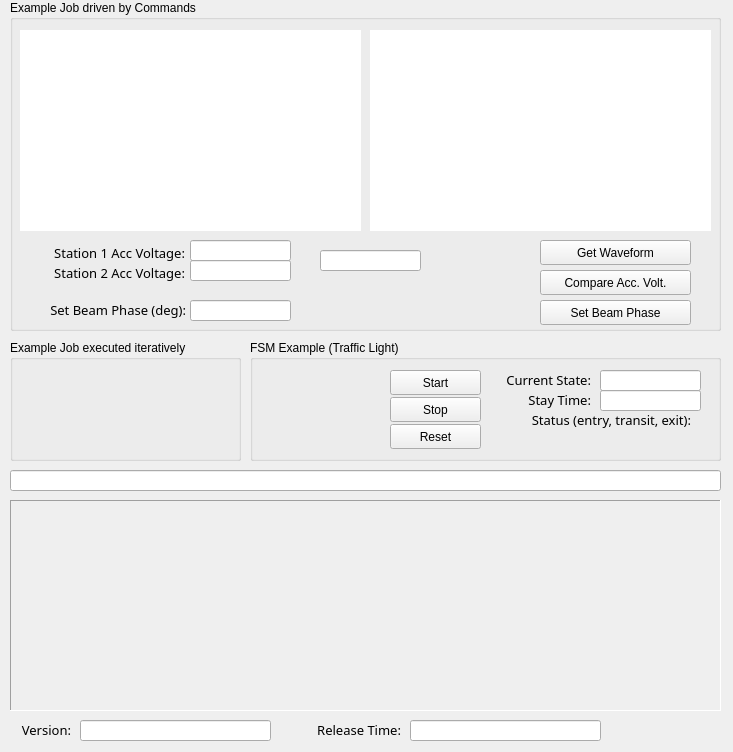
<?xml version="1.0" encoding="UTF-8"?>
<ui version="4.0">
 <class>Form</class>
 <widget class="QWidget" name="Form">
  <property name="geometry">
   <rect>
    <x>0</x>
    <y>0</y>
    <width>733</width>
    <height>752</height>
   </rect>
  </property>
  <property name="windowTitle">
   <string>RF System Simulator</string>
  </property>
  <widget class="PyDMLabel" name="PyDMLabel">
   <property name="geometry">
    <rect>
     <x>10</x>
     <y>500</y>
     <width>711</width>
     <height>211</height>
    </rect>
   </property>
   <property name="font">
    <font>
     <pointsize>8</pointsize>
    </font>
   </property>
   <property name="toolTip">
    <string/>
   </property>
   <property name="frameShape">
    <enum>QFrame::Panel</enum>
   </property>
   <property name="frameShadow">
    <enum>QFrame::Sunken</enum>
   </property>
   <property name="textFormat">
    <enum>Qt::RichText</enum>
   </property>
   <property name="scaledContents">
    <bool>true</bool>
   </property>
   <property name="alignment">
    <set>Qt::AlignBottom|Qt::AlignLeading|Qt::AlignLeft</set>
   </property>
   <property name="wordWrap">
    <bool>true</bool>
   </property>
   <property name="textInteractionFlags">
    <set>Qt::NoTextInteraction</set>
   </property>
   <property name="precisionFromPV" stdset="0">
    <bool>false</bool>
   </property>
   <property name="alarmSensitiveBorder" stdset="0">
    <bool>false</bool>
   </property>
   <property name="channel" stdset="0">
    <string>ca://${MODULE_NAME}-LOG:MON-MSG</string>
   </property>
   <property name="enableRichText" stdset="0">
    <bool>true</bool>
   </property>
   <property name="displayFormat" stdset="0">
    <enum>PyDMLabel::String</enum>
   </property>
  </widget>
  <widget class="QGroupBox" name="groupBox_39">
   <property name="geometry">
    <rect>
     <x>10</x>
     <y>0</y>
     <width>711</width>
     <height>331</height>
    </rect>
   </property>
   <property name="title">
    <string>Example Job driven by Commands</string>
   </property>
   <widget class="PyDMWaveformPlot" name="PyDMWaveformPlot">
    <property name="geometry">
     <rect>
      <x>10</x>
      <y>30</y>
      <width>341</width>
      <height>201</height>
     </rect>
    </property>
    <property name="font">
     <font>
      <pointsize>8</pointsize>
     </font>
    </property>
    <property name="toolTip">
     <string/>
    </property>
    <property name="frameShape">
     <enum>QFrame::NoFrame</enum>
    </property>
    <property name="lineWidth">
     <number>1</number>
    </property>
    <property name="showXGrid">
     <bool>true</bool>
    </property>
    <property name="showYGrid">
     <bool>true</bool>
    </property>
    <property name="backgroundColor">
     <color>
      <red>255</red>
      <green>255</green>
      <blue>255</blue>
     </color>
    </property>
    <property name="yAxes">
     <stringlist>
      <string>{&quot;name&quot;: &quot;Axis 1&quot;, &quot;orientation&quot;: &quot;left&quot;, &quot;label&quot;: null, &quot;minRange&quot;: -1.0, &quot;maxRange&quot;: 1.0, &quot;autoRange&quot;: true, &quot;logMode&quot;: false}</string>
     </stringlist>
    </property>
    <property name="title" stdset="0">
     <string>Waveform 1</string>
    </property>
    <property name="curves">
     <stringlist>
      <string>{&quot;y_channel&quot;: &quot;ca://${MODULE_NAME}-JOBCMDD:MON-WF1&quot;, &quot;x_channel&quot;: &quot;ca://${MODULE_NAME}-JOBCMDD:MON-TIME-X&quot;, &quot;plot_style&quot;: null, &quot;name&quot;: &quot;&quot;, &quot;color&quot;: &quot;dodgerblue&quot;, &quot;lineStyle&quot;: 1, &quot;lineWidth&quot;: 2, &quot;symbol&quot;: null, &quot;symbolSize&quot;: 10, &quot;yAxisName&quot;: &quot;Axis 1&quot;, &quot;barWidth&quot;: null, &quot;upperThreshold&quot;: null, &quot;lowerThreshold&quot;: null, &quot;thresholdColor&quot;: &quot;white&quot;, &quot;redraw_mode&quot;: 2}</string>
     </stringlist>
    </property>
   </widget>
   <widget class="PyDMWaveformPlot" name="PyDMWaveformPlot_2">
    <property name="geometry">
     <rect>
      <x>360</x>
      <y>30</y>
      <width>341</width>
      <height>201</height>
     </rect>
    </property>
    <property name="font">
     <font>
      <pointsize>8</pointsize>
     </font>
    </property>
    <property name="toolTip">
     <string/>
    </property>
    <property name="frameShape">
     <enum>QFrame::NoFrame</enum>
    </property>
    <property name="lineWidth">
     <number>1</number>
    </property>
    <property name="showXGrid">
     <bool>true</bool>
    </property>
    <property name="showYGrid">
     <bool>true</bool>
    </property>
    <property name="backgroundColor">
     <color>
      <red>255</red>
      <green>255</green>
      <blue>255</blue>
     </color>
    </property>
    <property name="yAxes">
     <stringlist>
      <string>{&quot;name&quot;: &quot;Axis 1&quot;, &quot;orientation&quot;: &quot;left&quot;, &quot;label&quot;: null, &quot;minRange&quot;: -1.0, &quot;maxRange&quot;: 1.0, &quot;autoRange&quot;: true, &quot;logMode&quot;: false}</string>
     </stringlist>
    </property>
    <property name="title" stdset="0">
     <string>Waveform 2</string>
    </property>
    <property name="curves">
     <stringlist>
      <string>{&quot;y_channel&quot;: &quot;ca://${MODULE_NAME}-JOBCMDD:MON-WF2&quot;, &quot;x_channel&quot;: &quot;ca://${MODULE_NAME}-JOBCMDD:MON-TIME-X&quot;, &quot;plot_style&quot;: null, &quot;name&quot;: &quot;&quot;, &quot;color&quot;: &quot;dodgerblue&quot;, &quot;lineStyle&quot;: 1, &quot;lineWidth&quot;: 2, &quot;symbol&quot;: null, &quot;symbolSize&quot;: 10, &quot;yAxisName&quot;: &quot;Axis 1&quot;, &quot;barWidth&quot;: null, &quot;upperThreshold&quot;: null, &quot;lowerThreshold&quot;: null, &quot;thresholdColor&quot;: &quot;white&quot;, &quot;redraw_mode&quot;: 2}</string>
     </stringlist>
    </property>
   </widget>
   <widget class="PyDMPushButton" name="PyDMPushButton_2">
    <property name="geometry">
     <rect>
      <x>530</x>
      <y>240</y>
      <width>151</width>
      <height>25</height>
     </rect>
    </property>
    <property name="toolTip">
     <string/>
    </property>
    <property name="text">
     <string>Get Waveform</string>
    </property>
    <property name="autoDefault">
     <bool>false</bool>
    </property>
    <property name="channel" stdset="0">
     <string>ca://${MODULE_NAME}-JOBCMDD:CMD-GET-WAVEFORM</string>
    </property>
    <property name="pressValue" stdset="0">
     <string>0</string>
    </property>
    <property name="releaseValue" stdset="0">
     <string>1</string>
    </property>
    <property name="writeWhenRelease" stdset="0">
     <bool>true</bool>
    </property>
   </widget>
   <widget class="QLabel" name="label_230">
    <property name="geometry">
     <rect>
      <x>30</x>
      <y>240</y>
      <width>145</width>
      <height>25</height>
     </rect>
    </property>
    <property name="font">
     <font>
      <family>Sans Serif</family>
      <pointsize>10</pointsize>
     </font>
    </property>
    <property name="text">
     <string>Station 1 Acc Voltage:</string>
    </property>
    <property name="alignment">
     <set>Qt::AlignRight|Qt::AlignTrailing|Qt::AlignVCenter</set>
    </property>
   </widget>
   <widget class="QLabel" name="label_231">
    <property name="geometry">
     <rect>
      <x>30</x>
      <y>260</y>
      <width>145</width>
      <height>25</height>
     </rect>
    </property>
    <property name="font">
     <font>
      <family>Sans Serif</family>
      <pointsize>10</pointsize>
     </font>
    </property>
    <property name="text">
     <string>Station 2 Acc Voltage:</string>
    </property>
    <property name="alignment">
     <set>Qt::AlignRight|Qt::AlignTrailing|Qt::AlignVCenter</set>
    </property>
   </widget>
   <widget class="QLabel" name="label_233">
    <property name="geometry">
     <rect>
      <x>25</x>
      <y>300</y>
      <width>151</width>
      <height>20</height>
     </rect>
    </property>
    <property name="font">
     <font>
      <family>Sans Serif</family>
      <pointsize>10</pointsize>
     </font>
    </property>
    <property name="text">
     <string>Set Beam Phase (deg):</string>
    </property>
    <property name="alignment">
     <set>Qt::AlignRight|Qt::AlignTrailing|Qt::AlignVCenter</set>
    </property>
   </widget>
   <widget class="PyDMLineEdit" name="PyDMLineEdit_179">
    <property name="geometry">
     <rect>
      <x>180</x>
      <y>240</y>
      <width>101</width>
      <height>21</height>
     </rect>
    </property>
    <property name="font">
     <font>
      <pointsize>8</pointsize>
     </font>
    </property>
    <property name="toolTip">
     <string/>
    </property>
    <property name="precision" stdset="0">
     <number>3</number>
    </property>
    <property name="showUnits" stdset="0">
     <bool>false</bool>
    </property>
    <property name="precisionFromPV" stdset="0">
     <bool>false</bool>
    </property>
    <property name="alarmSensitiveBorder" stdset="0">
     <bool>false</bool>
    </property>
    <property name="channel" stdset="0">
     <string>ca://${MODULE_NAME}-JOBCMDD:MON-ACC-VOLT1</string>
    </property>
   </widget>
   <widget class="PyDMLineEdit" name="PyDMLineEdit_180">
    <property name="geometry">
     <rect>
      <x>180</x>
      <y>260</y>
      <width>101</width>
      <height>21</height>
     </rect>
    </property>
    <property name="font">
     <font>
      <pointsize>8</pointsize>
     </font>
    </property>
    <property name="toolTip">
     <string/>
    </property>
    <property name="precision" stdset="0">
     <number>0</number>
    </property>
    <property name="showUnits" stdset="0">
     <bool>false</bool>
    </property>
    <property name="precisionFromPV" stdset="0">
     <bool>true</bool>
    </property>
    <property name="alarmSensitiveBorder" stdset="0">
     <bool>false</bool>
    </property>
    <property name="channel" stdset="0">
     <string>ca://${MODULE_NAME}-JOBCMDD:MON-ACC-VOLT2</string>
    </property>
   </widget>
   <widget class="PyDMLineEdit" name="PyDMLineEdit_181">
    <property name="geometry">
     <rect>
      <x>310</x>
      <y>250</y>
      <width>101</width>
      <height>21</height>
     </rect>
    </property>
    <property name="font">
     <font>
      <pointsize>8</pointsize>
     </font>
    </property>
    <property name="toolTip">
     <string/>
    </property>
    <property name="precision" stdset="0">
     <number>0</number>
    </property>
    <property name="showUnits" stdset="0">
     <bool>false</bool>
    </property>
    <property name="precisionFromPV" stdset="0">
     <bool>true</bool>
    </property>
    <property name="alarmSensitiveBorder" stdset="0">
     <bool>false</bool>
    </property>
    <property name="channel" stdset="0">
     <string>ca://${MODULE_NAME}-JOBCMDD:MON-LARGER</string>
    </property>
   </widget>
   <widget class="PyDMLineEdit" name="PyDMLineEdit_182">
    <property name="geometry">
     <rect>
      <x>180</x>
      <y>300</y>
      <width>101</width>
      <height>21</height>
     </rect>
    </property>
    <property name="font">
     <font>
      <pointsize>8</pointsize>
     </font>
    </property>
    <property name="toolTip">
     <string/>
    </property>
    <property name="precision" stdset="0">
     <number>0</number>
    </property>
    <property name="showUnits" stdset="0">
     <bool>false</bool>
    </property>
    <property name="precisionFromPV" stdset="0">
     <bool>true</bool>
    </property>
    <property name="alarmSensitiveBorder" stdset="0">
     <bool>false</bool>
    </property>
    <property name="channel" stdset="0">
     <string>ca://${MODULE_NAME}-JOBCMDD:SET-PHASE-ALL</string>
    </property>
    <property name="displayFormat" stdset="0">
     <enum>PyDMLineEdit::Decimal</enum>
    </property>
   </widget>
   <widget class="PyDMPushButton" name="PyDMPushButton_3">
    <property name="geometry">
     <rect>
      <x>530</x>
      <y>270</y>
      <width>151</width>
      <height>25</height>
     </rect>
    </property>
    <property name="toolTip">
     <string/>
    </property>
    <property name="text">
     <string>Compare Acc. Volt.</string>
    </property>
    <property name="autoDefault">
     <bool>false</bool>
    </property>
    <property name="channel" stdset="0">
     <string>ca://${MODULE_NAME}-JOBCMDD:CMD-COMPARE-ACC-VOLT</string>
    </property>
    <property name="pressValue" stdset="0">
     <string>0</string>
    </property>
    <property name="releaseValue" stdset="0">
     <string>1</string>
    </property>
    <property name="writeWhenRelease" stdset="0">
     <bool>true</bool>
    </property>
   </widget>
   <widget class="PyDMPushButton" name="PyDMPushButton_4">
    <property name="geometry">
     <rect>
      <x>530</x>
      <y>300</y>
      <width>151</width>
      <height>25</height>
     </rect>
    </property>
    <property name="toolTip">
     <string/>
    </property>
    <property name="text">
     <string>Set Beam Phase</string>
    </property>
    <property name="autoDefault">
     <bool>false</bool>
    </property>
    <property name="channel" stdset="0">
     <string>ca://${MODULE_NAME}-JOBCMDD:CMD-SET-PHASE-SP</string>
    </property>
    <property name="pressValue" stdset="0">
     <string>0</string>
    </property>
    <property name="releaseValue" stdset="0">
     <string>1</string>
    </property>
    <property name="writeWhenRelease" stdset="0">
     <bool>true</bool>
    </property>
   </widget>
  </widget>
  <widget class="QGroupBox" name="groupBox">
   <property name="geometry">
    <rect>
     <x>10</x>
     <y>340</y>
     <width>231</width>
     <height>121</height>
    </rect>
   </property>
   <property name="title">
    <string>Example Job executed iteratively</string>
   </property>
   <widget class="PyDMByteIndicator" name="PyDMByteIndicator">
    <property name="geometry">
     <rect>
      <x>40</x>
      <y>60</y>
      <width>131</width>
      <height>17</height>
     </rect>
    </property>
    <property name="toolTip">
     <string/>
    </property>
    <property name="alarmSensitiveContent" stdset="0">
     <bool>false</bool>
    </property>
    <property name="alarmSensitiveBorder" stdset="0">
     <bool>false</bool>
    </property>
    <property name="PyDMToolTip" stdset="0">
     <string/>
    </property>
    <property name="channel" stdset="0">
     <string>ca://${MODULE_NAME}-JOBITER:MON-HEART-BEAT</string>
    </property>
    <property name="showLabels" stdset="0">
     <bool>true</bool>
    </property>
    <property name="bigEndian" stdset="0">
     <bool>false</bool>
    </property>
    <property name="circles" stdset="0">
     <bool>false</bool>
    </property>
    <property name="numBits" stdset="0">
     <number>1</number>
    </property>
    <property name="shift" stdset="0">
     <number>0</number>
    </property>
    <property name="labels" stdset="0">
     <stringlist>
      <string>Heart Beat</string>
     </stringlist>
    </property>
   </widget>
  </widget>
  <widget class="QGroupBox" name="groupBox_2">
   <property name="geometry">
    <rect>
     <x>250</x>
     <y>340</y>
     <width>471</width>
     <height>121</height>
    </rect>
   </property>
   <property name="title">
    <string>FSM Example (Traffic Light)</string>
   </property>
   <widget class="PyDMPushButton" name="PyDMPushButton_7">
    <property name="geometry">
     <rect>
      <x>140</x>
      <y>84</y>
      <width>91</width>
      <height>25</height>
     </rect>
    </property>
    <property name="toolTip">
     <string/>
    </property>
    <property name="text">
     <string>Reset</string>
    </property>
    <property name="autoDefault">
     <bool>false</bool>
    </property>
    <property name="channel" stdset="0">
     <string>ca://${MODULE_NAME}-FSMTLGT:RESET</string>
    </property>
    <property name="pressValue" stdset="0">
     <string>0</string>
    </property>
    <property name="releaseValue" stdset="0">
     <string>1</string>
    </property>
    <property name="writeWhenRelease" stdset="0">
     <bool>true</bool>
    </property>
   </widget>
   <widget class="PyDMPushButton" name="PyDMPushButton_6">
    <property name="geometry">
     <rect>
      <x>140</x>
      <y>57</y>
      <width>91</width>
      <height>25</height>
     </rect>
    </property>
    <property name="toolTip">
     <string/>
    </property>
    <property name="text">
     <string>Stop</string>
    </property>
    <property name="autoDefault">
     <bool>false</bool>
    </property>
    <property name="channel" stdset="0">
     <string>ca://${MODULE_NAME}-FSMTLGT:STOP</string>
    </property>
    <property name="pressValue" stdset="0">
     <string>0</string>
    </property>
    <property name="releaseValue" stdset="0">
     <string>1</string>
    </property>
    <property name="writeWhenRelease" stdset="0">
     <bool>true</bool>
    </property>
   </widget>
   <widget class="QLabel" name="label_234">
    <property name="geometry">
     <rect>
      <x>240</x>
      <y>30</y>
      <width>101</width>
      <height>20</height>
     </rect>
    </property>
    <property name="font">
     <font>
      <family>Sans Serif</family>
      <pointsize>10</pointsize>
     </font>
    </property>
    <property name="text">
     <string>Current State:</string>
    </property>
    <property name="alignment">
     <set>Qt::AlignRight|Qt::AlignTrailing|Qt::AlignVCenter</set>
    </property>
   </widget>
   <widget class="QLabel" name="label_235">
    <property name="geometry">
     <rect>
      <x>240</x>
      <y>50</y>
      <width>101</width>
      <height>20</height>
     </rect>
    </property>
    <property name="font">
     <font>
      <family>Sans Serif</family>
      <pointsize>10</pointsize>
     </font>
    </property>
    <property name="text">
     <string>Stay Time:</string>
    </property>
    <property name="alignment">
     <set>Qt::AlignRight|Qt::AlignTrailing|Qt::AlignVCenter</set>
    </property>
   </widget>
   <widget class="QLabel" name="label_236">
    <property name="geometry">
     <rect>
      <x>260</x>
      <y>70</y>
      <width>181</width>
      <height>20</height>
     </rect>
    </property>
    <property name="font">
     <font>
      <family>Sans Serif</family>
      <pointsize>10</pointsize>
     </font>
    </property>
    <property name="text">
     <string>Status (entry, transit, exit):</string>
    </property>
    <property name="alignment">
     <set>Qt::AlignRight|Qt::AlignTrailing|Qt::AlignVCenter</set>
    </property>
   </widget>
   <widget class="PyDMLineEdit" name="PyDMLineEdit_183">
    <property name="geometry">
     <rect>
      <x>350</x>
      <y>30</y>
      <width>101</width>
      <height>21</height>
     </rect>
    </property>
    <property name="font">
     <font>
      <pointsize>8</pointsize>
     </font>
    </property>
    <property name="toolTip">
     <string/>
    </property>
    <property name="precision" stdset="0">
     <number>3</number>
    </property>
    <property name="showUnits" stdset="0">
     <bool>false</bool>
    </property>
    <property name="precisionFromPV" stdset="0">
     <bool>false</bool>
    </property>
    <property name="alarmSensitiveBorder" stdset="0">
     <bool>false</bool>
    </property>
    <property name="channel" stdset="0">
     <string>ca://${MODULE_NAME}-FSMTLGT:CUR-STATE</string>
    </property>
    <property name="displayFormat" stdset="0">
     <enum>PyDMLineEdit::String</enum>
    </property>
   </widget>
   <widget class="PyDMLineEdit" name="PyDMLineEdit_184">
    <property name="geometry">
     <rect>
      <x>350</x>
      <y>50</y>
      <width>101</width>
      <height>21</height>
     </rect>
    </property>
    <property name="font">
     <font>
      <pointsize>8</pointsize>
     </font>
    </property>
    <property name="toolTip">
     <string/>
    </property>
    <property name="precision" stdset="0">
     <number>3</number>
    </property>
    <property name="showUnits" stdset="0">
     <bool>false</bool>
    </property>
    <property name="precisionFromPV" stdset="0">
     <bool>false</bool>
    </property>
    <property name="alarmSensitiveBorder" stdset="0">
     <bool>false</bool>
    </property>
    <property name="channel" stdset="0">
     <string>ca://${MODULE_NAME}-FSMTLGT:STAY-TIME</string>
    </property>
   </widget>
   <widget class="PyDMByteIndicator" name="PyDMByteIndicator_8">
    <property name="geometry">
     <rect>
      <x>50</x>
      <y>50</y>
      <width>31</width>
      <height>31</height>
     </rect>
    </property>
    <property name="toolTip">
     <string/>
    </property>
    <property name="alarmSensitiveContent" stdset="0">
     <bool>false</bool>
    </property>
    <property name="alarmSensitiveBorder" stdset="0">
     <bool>false</bool>
    </property>
    <property name="PyDMToolTip" stdset="0">
     <string/>
    </property>
    <property name="channel" stdset="0">
     <string>ca://${MODULE_NAME}-FSMTLGT:YELLOW</string>
    </property>
    <property name="onColor" stdset="0">
     <color>
      <red>252</red>
      <green>233</green>
      <blue>79</blue>
     </color>
    </property>
    <property name="offColor" stdset="0">
     <color>
      <red>238</red>
      <green>238</green>
      <blue>236</blue>
     </color>
    </property>
    <property name="showLabels" stdset="0">
     <bool>true</bool>
    </property>
    <property name="bigEndian" stdset="0">
     <bool>false</bool>
    </property>
    <property name="circles" stdset="0">
     <bool>false</bool>
    </property>
    <property name="numBits" stdset="0">
     <number>1</number>
    </property>
    <property name="shift" stdset="0">
     <number>0</number>
    </property>
    <property name="labels" stdset="0">
     <stringlist/>
    </property>
   </widget>
   <widget class="PyDMByteIndicator" name="PyDMByteIndicator_7">
    <property name="geometry">
     <rect>
      <x>90</x>
      <y>50</y>
      <width>31</width>
      <height>31</height>
     </rect>
    </property>
    <property name="toolTip">
     <string/>
    </property>
    <property name="alarmSensitiveContent" stdset="0">
     <bool>false</bool>
    </property>
    <property name="alarmSensitiveBorder" stdset="0">
     <bool>false</bool>
    </property>
    <property name="PyDMToolTip" stdset="0">
     <string/>
    </property>
    <property name="channel" stdset="0">
     <string>ca://${MODULE_NAME}-FSMTLGT:GREEN</string>
    </property>
    <property name="onColor" stdset="0">
     <color>
      <red>0</red>
      <green>255</green>
      <blue>0</blue>
     </color>
    </property>
    <property name="offColor" stdset="0">
     <color>
      <red>211</red>
      <green>215</green>
      <blue>207</blue>
     </color>
    </property>
    <property name="showLabels" stdset="0">
     <bool>true</bool>
    </property>
    <property name="bigEndian" stdset="0">
     <bool>false</bool>
    </property>
    <property name="circles" stdset="0">
     <bool>false</bool>
    </property>
    <property name="numBits" stdset="0">
     <number>1</number>
    </property>
    <property name="shift" stdset="0">
     <number>0</number>
    </property>
    <property name="labels" stdset="0">
     <stringlist/>
    </property>
   </widget>
   <widget class="PyDMByteIndicator" name="PyDMByteIndicator_6">
    <property name="geometry">
     <rect>
      <x>10</x>
      <y>50</y>
      <width>31</width>
      <height>31</height>
     </rect>
    </property>
    <property name="toolTip">
     <string/>
    </property>
    <property name="alarmSensitiveContent" stdset="0">
     <bool>false</bool>
    </property>
    <property name="alarmSensitiveBorder" stdset="0">
     <bool>false</bool>
    </property>
    <property name="PyDMToolTip" stdset="0">
     <string/>
    </property>
    <property name="channel" stdset="0">
     <string>ca://${MODULE_NAME}-FSMTLGT:RED</string>
    </property>
    <property name="onColor" stdset="0">
     <color>
      <red>255</red>
      <green>0</green>
      <blue>0</blue>
     </color>
    </property>
    <property name="offColor" stdset="0">
     <color>
      <red>238</red>
      <green>238</green>
      <blue>236</blue>
     </color>
    </property>
    <property name="showLabels" stdset="0">
     <bool>true</bool>
    </property>
    <property name="bigEndian" stdset="0">
     <bool>false</bool>
    </property>
    <property name="circles" stdset="0">
     <bool>false</bool>
    </property>
    <property name="numBits" stdset="0">
     <number>1</number>
    </property>
    <property name="shift" stdset="0">
     <number>0</number>
    </property>
    <property name="labels" stdset="0">
     <stringlist/>
    </property>
   </widget>
   <widget class="PyDMPushButton" name="PyDMPushButton_5">
    <property name="geometry">
     <rect>
      <x>140</x>
      <y>30</y>
      <width>91</width>
      <height>25</height>
     </rect>
    </property>
    <property name="toolTip">
     <string/>
    </property>
    <property name="text">
     <string>Start</string>
    </property>
    <property name="autoDefault">
     <bool>false</bool>
    </property>
    <property name="channel" stdset="0">
     <string>ca://${MODULE_NAME}-FSMTLGT:START</string>
    </property>
    <property name="pressValue" stdset="0">
     <string>0</string>
    </property>
    <property name="releaseValue" stdset="0">
     <string>1</string>
    </property>
    <property name="writeWhenRelease" stdset="0">
     <bool>true</bool>
    </property>
   </widget>
   <widget class="PyDMByteIndicator" name="PyDMByteIndicator_3">
    <property name="geometry">
     <rect>
      <x>350</x>
      <y>90</y>
      <width>21</width>
      <height>17</height>
     </rect>
    </property>
    <property name="toolTip">
     <string/>
    </property>
    <property name="alarmSensitiveContent" stdset="0">
     <bool>false</bool>
    </property>
    <property name="alarmSensitiveBorder" stdset="0">
     <bool>false</bool>
    </property>
    <property name="PyDMToolTip" stdset="0">
     <string/>
    </property>
    <property name="channel" stdset="0">
     <string>ca://${MODULE_NAME}-FSMTLGT:TRANS-OK</string>
    </property>
    <property name="offColor" stdset="0">
     <color>
      <red>239</red>
      <green>41</green>
      <blue>41</blue>
     </color>
    </property>
    <property name="showLabels" stdset="0">
     <bool>true</bool>
    </property>
    <property name="bigEndian" stdset="0">
     <bool>false</bool>
    </property>
    <property name="circles" stdset="0">
     <bool>false</bool>
    </property>
    <property name="numBits" stdset="0">
     <number>1</number>
    </property>
    <property name="shift" stdset="0">
     <number>0</number>
    </property>
    <property name="labels" stdset="0">
     <stringlist/>
    </property>
   </widget>
   <widget class="PyDMByteIndicator" name="PyDMByteIndicator_4">
    <property name="geometry">
     <rect>
      <x>390</x>
      <y>90</y>
      <width>21</width>
      <height>17</height>
     </rect>
    </property>
    <property name="toolTip">
     <string/>
    </property>
    <property name="alarmSensitiveContent" stdset="0">
     <bool>false</bool>
    </property>
    <property name="alarmSensitiveBorder" stdset="0">
     <bool>false</bool>
    </property>
    <property name="PyDMToolTip" stdset="0">
     <string/>
    </property>
    <property name="channel" stdset="0">
     <string>ca://${MODULE_NAME}-FSMTLGT:EXIT-OK</string>
    </property>
    <property name="offColor" stdset="0">
     <color>
      <red>239</red>
      <green>41</green>
      <blue>41</blue>
     </color>
    </property>
    <property name="showLabels" stdset="0">
     <bool>true</bool>
    </property>
    <property name="bigEndian" stdset="0">
     <bool>false</bool>
    </property>
    <property name="circles" stdset="0">
     <bool>false</bool>
    </property>
    <property name="numBits" stdset="0">
     <number>1</number>
    </property>
    <property name="shift" stdset="0">
     <number>0</number>
    </property>
    <property name="labels" stdset="0">
     <stringlist/>
    </property>
   </widget>
   <widget class="PyDMByteIndicator" name="PyDMByteIndicator_5">
    <property name="geometry">
     <rect>
      <x>310</x>
      <y>90</y>
      <width>21</width>
      <height>17</height>
     </rect>
    </property>
    <property name="toolTip">
     <string/>
    </property>
    <property name="alarmSensitiveContent" stdset="0">
     <bool>false</bool>
    </property>
    <property name="alarmSensitiveBorder" stdset="0">
     <bool>false</bool>
    </property>
    <property name="PyDMToolTip" stdset="0">
     <string/>
    </property>
    <property name="channel" stdset="0">
     <string>ca://${MODULE_NAME}-FSMTLGT:ENTRY-OK</string>
    </property>
    <property name="offColor" stdset="0">
     <color>
      <red>239</red>
      <green>41</green>
      <blue>41</blue>
     </color>
    </property>
    <property name="showLabels" stdset="0">
     <bool>true</bool>
    </property>
    <property name="bigEndian" stdset="0">
     <bool>false</bool>
    </property>
    <property name="circles" stdset="0">
     <bool>false</bool>
    </property>
    <property name="numBits" stdset="0">
     <number>1</number>
    </property>
    <property name="shift" stdset="0">
     <number>0</number>
    </property>
    <property name="labels" stdset="0">
     <stringlist/>
    </property>
   </widget>
  </widget>
  <widget class="PyDMLineEdit" name="PyDMLineEdit_185">
   <property name="geometry">
    <rect>
     <x>10</x>
     <y>470</y>
     <width>711</width>
     <height>21</height>
    </rect>
   </property>
   <property name="font">
    <font>
     <pointsize>8</pointsize>
    </font>
   </property>
   <property name="toolTip">
    <string/>
   </property>
   <property name="precision" stdset="0">
    <number>3</number>
   </property>
   <property name="showUnits" stdset="0">
    <bool>false</bool>
   </property>
   <property name="precisionFromPV" stdset="0">
    <bool>false</bool>
   </property>
   <property name="alarmSensitiveBorder" stdset="0">
    <bool>false</bool>
   </property>
   <property name="channel" stdset="0">
    <string>ca://$(MODULE_NAME)-FSMTLGT:FSM-MSG</string>
   </property>
  </widget>
  <widget class="QLabel" name="label_237">
   <property name="geometry">
    <rect>
     <x>300</x>
     <y>720</y>
     <width>101</width>
     <height>20</height>
    </rect>
   </property>
   <property name="font">
    <font>
     <family>Sans Serif</family>
     <pointsize>10</pointsize>
    </font>
   </property>
   <property name="text">
    <string>Release Time:</string>
   </property>
   <property name="alignment">
    <set>Qt::AlignRight|Qt::AlignTrailing|Qt::AlignVCenter</set>
   </property>
  </widget>
  <widget class="QLabel" name="label_238">
   <property name="geometry">
    <rect>
     <x>10</x>
     <y>720</y>
     <width>61</width>
     <height>20</height>
    </rect>
   </property>
   <property name="font">
    <font>
     <family>Sans Serif</family>
     <pointsize>10</pointsize>
    </font>
   </property>
   <property name="text">
    <string>Version:</string>
   </property>
   <property name="alignment">
    <set>Qt::AlignRight|Qt::AlignTrailing|Qt::AlignVCenter</set>
   </property>
  </widget>
  <widget class="PyDMLineEdit" name="PyDMLineEdit_186">
   <property name="geometry">
    <rect>
     <x>80</x>
     <y>720</y>
     <width>191</width>
     <height>21</height>
    </rect>
   </property>
   <property name="font">
    <font>
     <pointsize>8</pointsize>
    </font>
   </property>
   <property name="toolTip">
    <string/>
   </property>
   <property name="precision" stdset="0">
    <number>3</number>
   </property>
   <property name="showUnits" stdset="0">
    <bool>false</bool>
   </property>
   <property name="precisionFromPV" stdset="0">
    <bool>false</bool>
   </property>
   <property name="alarmSensitiveBorder" stdset="0">
    <bool>false</bool>
   </property>
   <property name="channel" stdset="0">
    <string>ca://${SIOC_NAME}:VERSION</string>
   </property>
  </widget>
  <widget class="PyDMLineEdit" name="PyDMLineEdit_187">
   <property name="geometry">
    <rect>
     <x>410</x>
     <y>720</y>
     <width>191</width>
     <height>21</height>
    </rect>
   </property>
   <property name="font">
    <font>
     <pointsize>8</pointsize>
    </font>
   </property>
   <property name="toolTip">
    <string/>
   </property>
   <property name="precision" stdset="0">
    <number>3</number>
   </property>
   <property name="showUnits" stdset="0">
    <bool>false</bool>
   </property>
   <property name="precisionFromPV" stdset="0">
    <bool>false</bool>
   </property>
   <property name="alarmSensitiveBorder" stdset="0">
    <bool>false</bool>
   </property>
   <property name="channel" stdset="0">
    <string>ca://${SIOC_NAME}:RELEASE-TIME</string>
   </property>
  </widget>
  <zorder>groupBox_39</zorder>
  <zorder>PyDMLabel</zorder>
  <zorder>groupBox</zorder>
  <zorder>groupBox_2</zorder>
  <zorder>PyDMLineEdit_185</zorder>
  <zorder>label_237</zorder>
  <zorder>label_238</zorder>
  <zorder>PyDMLineEdit_186</zorder>
  <zorder>PyDMLineEdit_187</zorder>
 </widget>
 <customwidgets>
  <customwidget>
   <class>PyDMLabel</class>
   <extends>QLabel</extends>
   <header>pydm.widgets.label</header>
  </customwidget>
  <customwidget>
   <class>PyDMWaveformPlot</class>
   <extends>QGraphicsView</extends>
   <header>pydm.widgets.waveformplot</header>
  </customwidget>
  <customwidget>
   <class>PyDMByteIndicator</class>
   <extends>QWidget</extends>
   <header>pydm.widgets.byte</header>
  </customwidget>
  <customwidget>
   <class>PyDMLineEdit</class>
   <extends>QLineEdit</extends>
   <header>pydm.widgets.line_edit</header>
  </customwidget>
  <customwidget>
   <class>PyDMPushButton</class>
   <extends>QPushButton</extends>
   <header>pydm.widgets.pushbutton</header>
  </customwidget>
 </customwidgets>
 <resources/>
 <connections/>
</ui>
